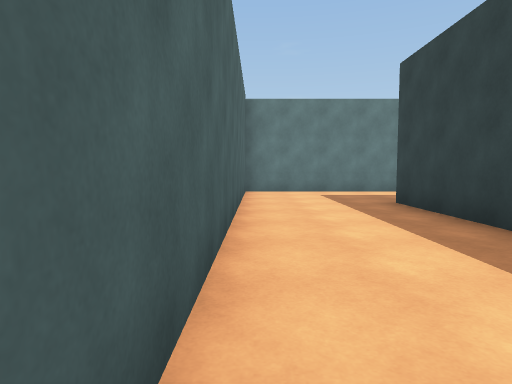
View 1 (above)

24 first-person views from a walk through a scene from a Unity 3-D project. The camera is 1.2 m above the floor, tilts 4° down and sees 75° across. The floor is counted in squares, 2 m on a side. Each view is taken from the middle of a square. On the plan, view 1 faces up. The plan holds only what a view shows up to about 10 squares ahead; the rest is blank. The player is left out. Surface patterns are stand-ins for the level's own textures.

View 2
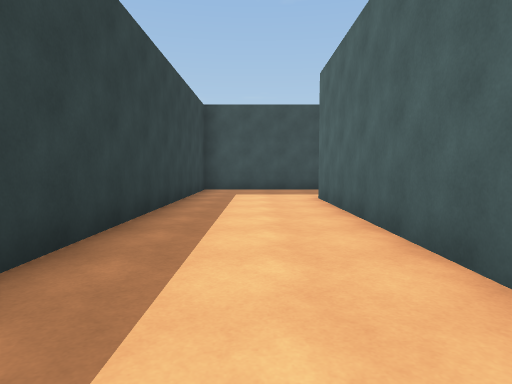

View 3
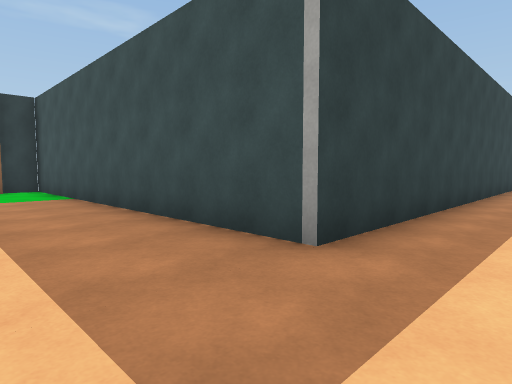

View 4
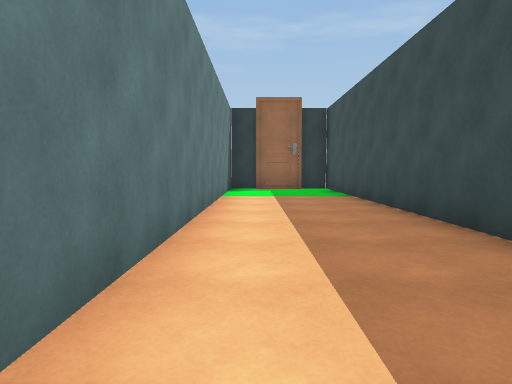

View 5
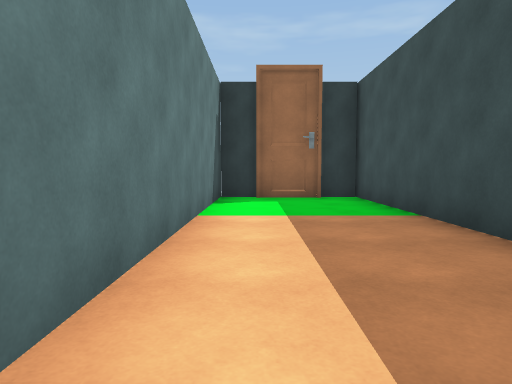

View 6
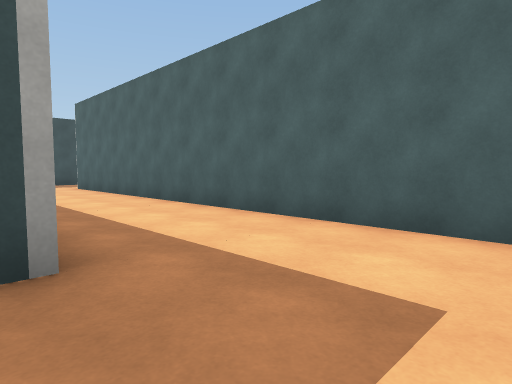

View 7
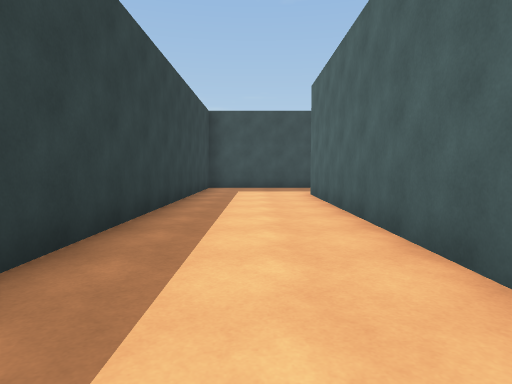

View 8
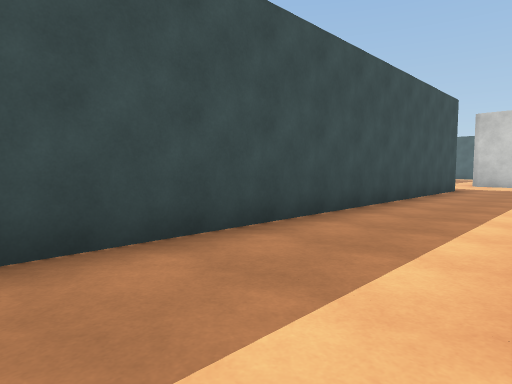

View 9
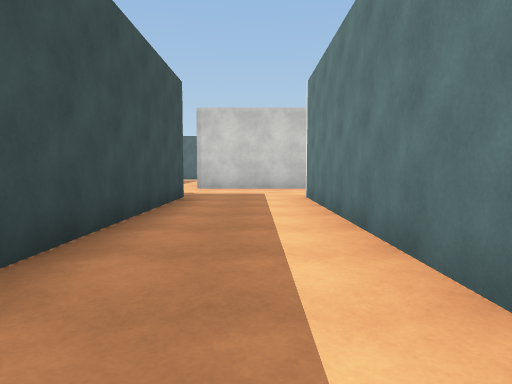

View 10
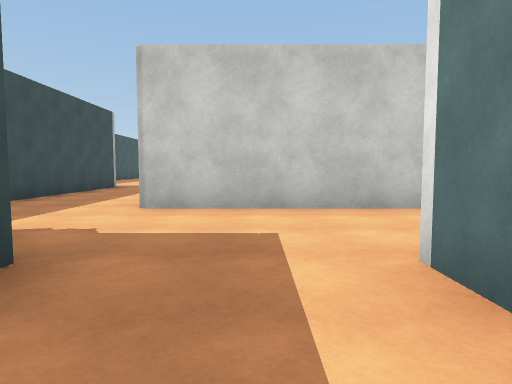

View 11
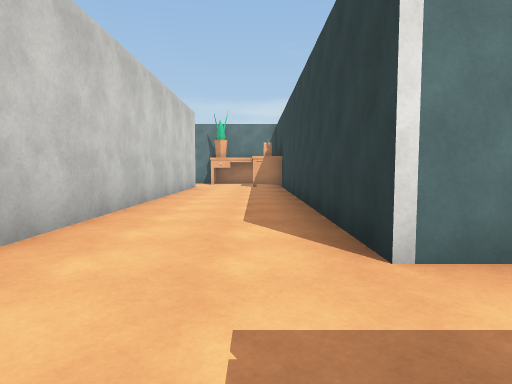

View 12
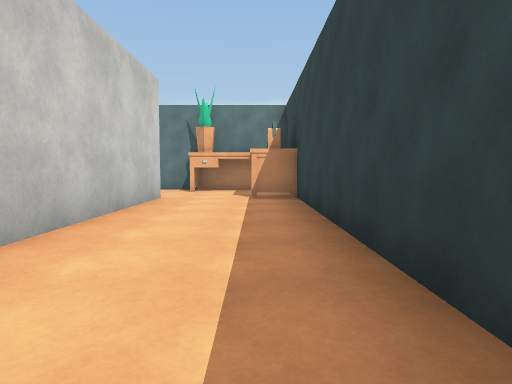

View 13
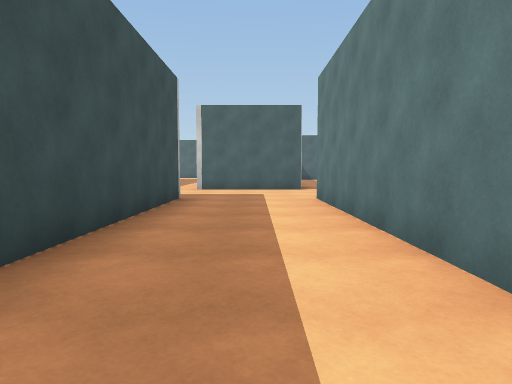

View 14
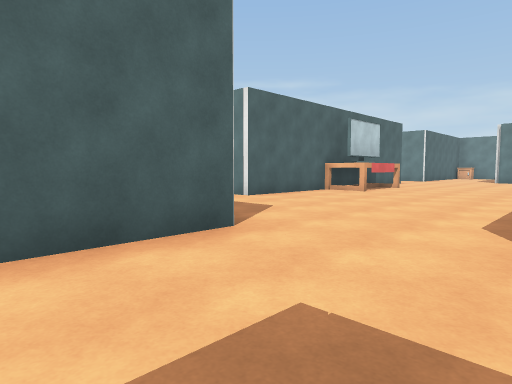

View 15
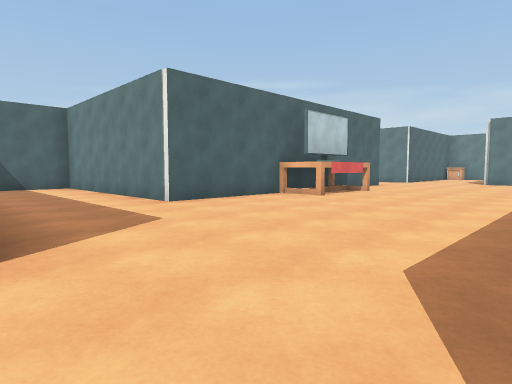

View 16
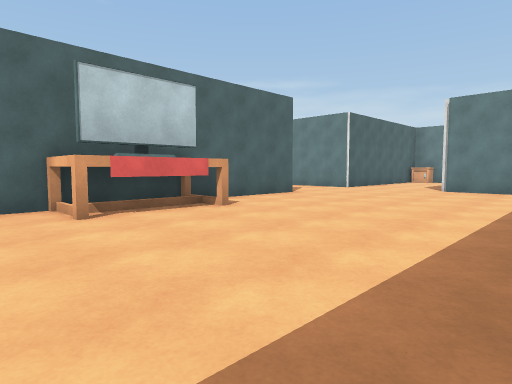

View 17
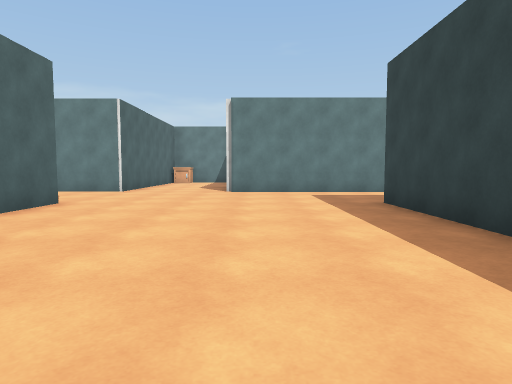

View 18
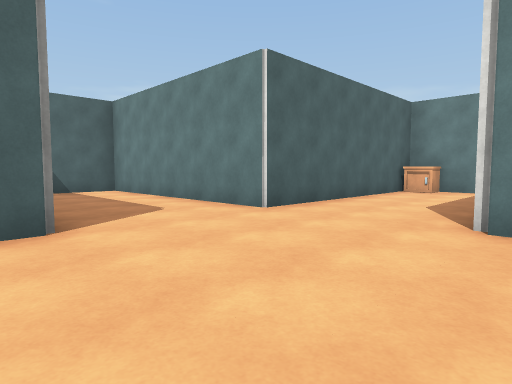

View 19
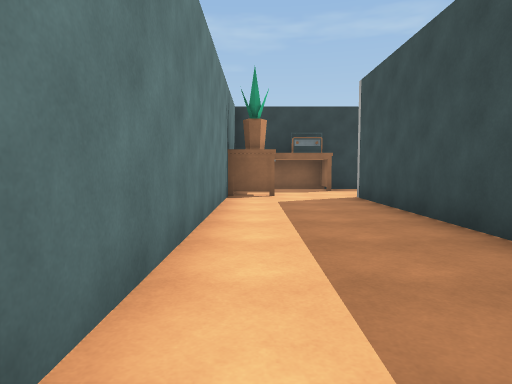

View 20
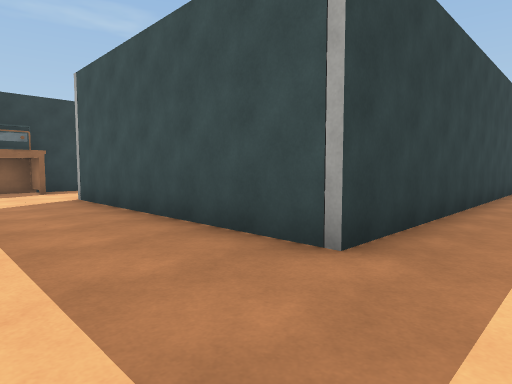

View 21
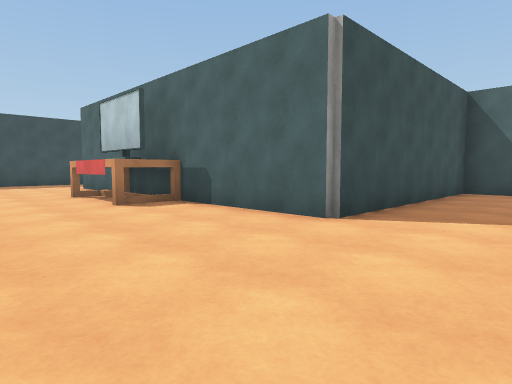

View 22
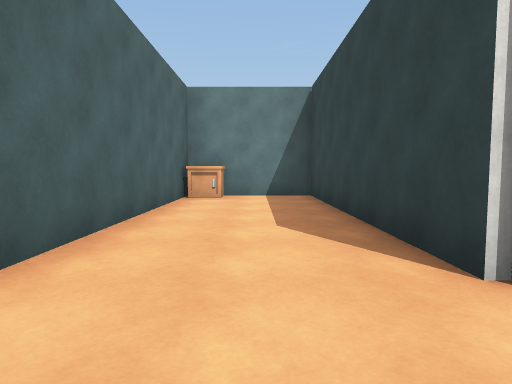

View 23
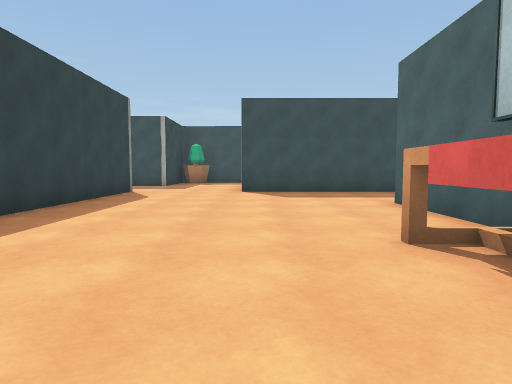

View 24
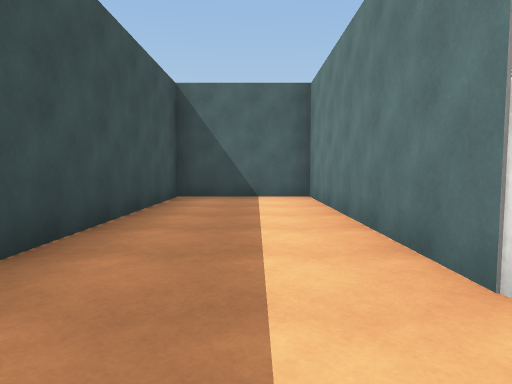

### Floor plan
Ten units are one square. View 1 is at (0, 0); x grows to the right and y downward. Boxes are objects, and circles mark ways between rooms. Rooms are numbered by the first view taken in them; rooms with no view inside come last. Other rooms are left out.
<svg viewBox="-296 -150 412 245">
<path fill="none" stroke="#000" d="M-3 -85 -3 29M-5 55 25 55 25 -59 111 -59 111 -88 -2 -88M-125 58 -177 58 -177 -59 -120 -59 -120 59M-180 86 -130 86M-109 -76 -117 -76 -117 -88 -208 -88 -208 -145 -234 -145 -234 -88 -291 -88 -291 -59 -234 -59 -234 29 -291 29 -291 55 -206 55 -206 87M-101 -85 -116 -85 -116 -79M-91 55 -5 55M-32 29 -91 29 -91 -75"/>
<rect x="-235" y="-25" width="10" height="20" fill="#bbb"><title>table</title></rect>
<rect x="-235" y="-145" width="10" height="10" fill="#bbb"><title>other object</title></rect>
<rect x="-105" y="-65" width="10" height="10" fill="#bbb"><title>radio</title></rect>
<circle cx="0" cy="45" r="3" fill="#2a7"/>
<text x="20" y="-40">1</text>
<text x="-180" y="-10">2</text>
</svg>
Room 1 opens to room 2.

Where each view was taken, in squares from view 1:
view 1: 0 up, 0 right, facing up
view 2: 4 up, 1 right, facing down
view 3: 8 up, 1 right, facing down-right
view 4: 8 up, 1 right, facing right
view 5: 8 up, 4 right, facing right
view 6: 8 up, 3 right, facing down-left
view 7: 5 up, 1 right, facing down
view 8: 3 down, 1 right, facing down-left
view 9: 4 down, 2 left, facing left
view 10: 4 down, 7 left, facing left
view 11: 5 down, 10 left, facing up
view 12: 1 down, 10 left, facing up
view 13: 7 down, 11 left, facing left
view 14: 8 down, 18 left, facing up-left
view 15: 6 down, 18 left, facing up-left
view 16: 1 down, 18 left, facing up-left
view 17: 0 up, 20 left, facing up
view 18: 5 up, 20 left, facing up-left
view 19: 8 up, 19 left, facing right
view 20: 8 up, 19 left, facing down-right
view 21: 8 up, 20 left, facing down-left
view 22: 7 up, 22 left, facing up
view 23: 3 up, 21 left, facing down
view 24: 4 down, 22 left, facing left
